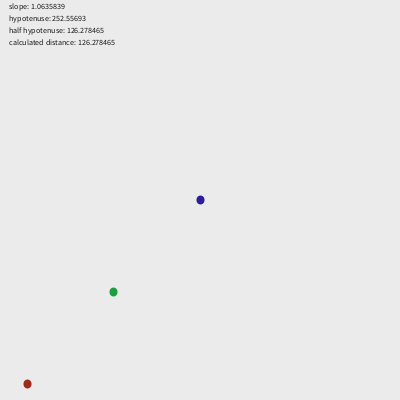
Frame 1 (no input)
Frame 60 (the mouse pressed at the canvas centre just before this capture): identical to frame 1, image omitted
Frame 120 (the mouse held since frame 60 and released just before this capture): identical to frame 1, image omitted

The Processing sketch that drew this single still picture (run headless with seeded random() and noise(); from frame 60 on, the mouse is pressed at the canvas centre):

// Processing sketch: parametric_point
// ── parametric_point.pde
float x2 = 0;
float y2 = 0;

void setup() {
  size(400, 400);
  textSize(8);
  background(235);
  fill(25);
}

void draw() {
  translate(width/2, height/2);
  scale(1, -1);

  background(235);

  float x1 = -173;
  float y1 = -184;

  float rise = y2 - y1;
  float run = x2 - x1;
  float slope = rise/run;
  float hypotenuse = sqrt(rise*rise + run*run);
  float dirX = run/hypotenuse;
  float dirY = rise/hypotenuse;

  strokeWeight(8);
  stroke(158, 41, 28);
  point(x1, y1);

  stroke(46, 28, 158);
  point(x2, y2);

  float halfway = hypotenuse/2;

  float xHalf = x1 + halfway * dirX;
  float yHalf = y1 + halfway * dirY;

  stroke(28, 158, 65);
  point(xHalf, yHalf);
  strokeWeight(1);
  pushMatrix();
  stroke(122);
  scale(1, -1);
  text("slope: " + str(slope), -width/2 + 8, -height/2 + 8);
  text("hypotenuse: " + str(hypotenuse), -width/2 + 8, -height/2 + 20);
  text("half hypotenuse: " + str(halfway), -width/2 + 8, -height/2 + 32);
  text("calculated distance: " + str(dist(x1, y1, xHalf, yHalf)), -width/2 + 8, -height/2 + 44);
  popMatrix();
}

void mouseDragged() {
  x2 = mouseX - width/2;
  y2 = -1 * (mouseY - height/2);
}
